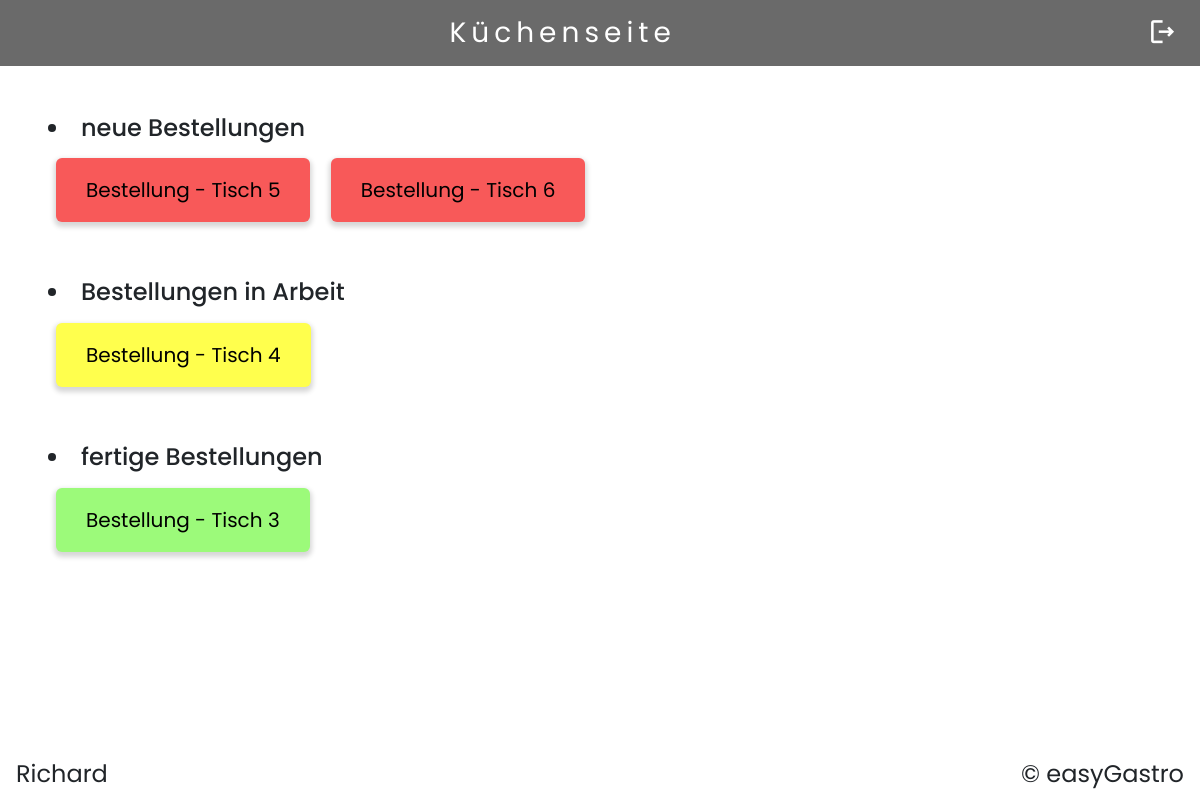
Screenshot of /kueche.php (signed in) with the database file from the repository.
### tables this page shows
CREATE TABLE Bestellung
(
    pk_bestellung_id INTEGER  NOT NULL,
    pk_timestamp_von DATETIME NOT NULL,
    timestamp_bis    DATETIME,
    status           VARCHAR(255),
    fk_pk_tischnr_id INTEGER,
    CONSTRAINT PRIMARY KEY (pk_bestellung_id, pk_timestamp_von)
);

### src/kitchen/DB_Order.php (called while the page is built, shortened)
<?php
class DB_Order
{
    static function getOrders($status)
    {
        $DB = DB::getDB();
        $orders = array();
        try {
            $stmt = $DB->prepare('SELECT *
                                        FROM Bestellung
                                        WHERE status = :statusOfOrder');
            $stmt->bindParam(':statusOfOrder', $status);
            if ($stmt->execute()) {
                $orders = $stmt->fetchAll(PDO::FETCH_ASSOC);
            }
            return $orders;
        } catch (PDOException  $e) {
            print('Error: ' . $e);
            exit();
        }
    }
}

### src/kitchen/OrderButton.php (the view, shortened to what this page needs)
<?php
class OrderButton
{
    static function createOrderButton($whichOrders, $orders, $buttonName, $newStatus, $buttonText, $color)
    {
        $body = <<<BODY
        <div class="mx-5 my-5">
            <h4><li>{$whichOrders}</li></h4>
BODY;
        foreach ($orders as $eachOrder) {
            $foodOfOrder = DB_Table::getFoodOfTable($eachOrder['fk_pk_tischnr_id']);
            $drinksOfOrder = DB_Table::getDrinksOfTable($eachOrder['fk_pk_tischnr_id']);
            $tableGroupOfOrder = DB_Table::getTableGroupOfTable($eachOrder['fk_pk_tischnr_id']);
            $body .= <<<BODY
            <button class="table-kitchen bg-{$color} d-inline-block m-2" id="order_{$eachOrder['pk_bestellung_id']}"
            data-bs-toggle="modal" data-bs-target="#modal{$eachOrder['pk_bestellung_id']}">
                <p class="fs-5 mb-0 px-4 py-3">Bestellung - Tisch {$eachOrder['fk_pk_tischnr_id']}</p>
            </button>
            <div class="modal fade" id="modal{$eachOrder['pk_bestellung_id']}" tabindex="-1" aria-labelledby="modalLabel" aria-hidden="true">
                <div class="modal-dialog modal-dialog-centered">
                    <div class="modal-content border-0">
                        <div class="modal-header d-flex justify-content-center border-bottom-0">
                            <h3 class="modal-title">Bestellung - Tisch {$eachOrder['fk_pk_tischnr_id']}</h3>
                        </div>
                        <div class="row">
                            <div class="col">
                                <p class="mx-4">Information:</p>
                                <ul class="mx-2">
BODY;
            foreach ($drinksOfOrder as $eachDrink) {
                $body .= <<<BODY
                                    <li>{$eachDrink['anzahl']} {$eachDrink['bezeichnung']} {$eachDrink['menge']}l</li>
BODY;
            }
            $body .= <<<BODY
                                    <hr style="margin: 5px;">
BODY;
            foreach ($foodOfOrder as $food) {
                $body .= <<<BODY
                                    <li>{$food['anzahl']} {$food['bezeichnung']}</li>
BODY;
            }
            $body .= <<<BODY
                                </ul>
                            </div>
                            <div class="col">
                                <p>Tischgruppe: {$tableGroupOfOrder[0]['bezeichnung']}</p>
                                <p>Status: </p>
                                <h2 class="text-center">{$eachOrder['status']}</h2>
                            </div>
                        </div>
                        <div class="modal-footer d-flex justify-content-between border-top-0">
                            <button type="button" class="btn bg-secondary fs-5 text-white" data-bs-dismiss="modal">Zurück</button>
                            <form method="get">
                                <button type="submit" class="btn bg-secondary fs-5 text-white" name="{$buttonName}"
                                value="{$eachOrder['pk_bestellung_id']}.{$eachOrder['fk_pk_tischnr_id']}">{$buttonText}</button>
                            </form>
                        </div>
                    </div>
                </div>
            </div>
BODY;
        }
        $body .= <<<BODY
        </div>
BODY;
        return $body;
    }
}

### src/style.css (style rules this page uses)
* { font-family: Poppins, serif; }
body { color: #212529; }
button, input, select { border-radius: 6px !important; border: none; }
button { box-shadow: 0 3px 5px 2px rgba(0, 0, 0, 0.16) !important; }
.bg-red { background-color: #F85959; }
.bg-yellow { background-color: #FFFF4D; }
.bg-green { background-color: #9CFA7A; }
.table-kitchen, .table-waiter { border-radius: 6px; box-shadow: 0 3px 5px 2px rgba(0, 0, 0, 0.16) !important; }

### rows the page displays
bestellung: fk_pk_tischnr "5"
bestellung: fk_pk_tischnr "6"
bestellung: fk_pk_tischnr "4"
bestellung: fk_pk_tischnr "3"

### other values shown
$whichOrders "neue Bestellungen Bestellungen in Arbeit fertige Bestellungen"
$usernameFooter "Richard"
